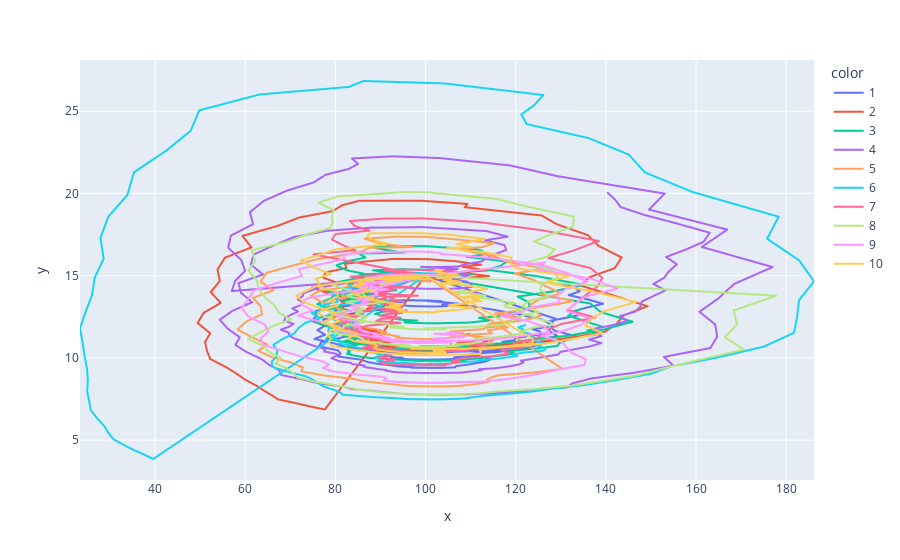

Notebook code cell kept with this figure:
### Code cell
from cadCAD_tools import profile_run

fig = px.line(df.query('dt == 0.1'),
              x=df.prey_population,
              y=df.predator_population,
              color=df.run.astype(str))

fig.show()

### Figure 1 — Plotly figure (JSON) as saved in the notebook; plotly's stock layout.template omitted (floating-point values rounded to 4 significant figures; data arrays with more than 128 entries replaced by an {"elided": "..."} marker saying what was removed)
{"data": [{"hovertemplate": "color=1<br>x=%{x}<br>y=%{y}<extra></extra>", "legendgroup": "1", "line": {"color": "#636efa", "dash": "solid"}, "mode": "lines", "name": "1", "showlegend": true, "type": "scattergl", "x": {"elided": "603 float values"}, "xaxis": "x", "y": {"elided": "603 float values"}, "yaxis": "y"}, {"hovertemplate": "color=2<br>x=%{x}<br>y=%{y}<extra></extra>", "legendgroup": "2", "line": {"color": "#EF553B", "dash": "solid"}, "mode": "lines", "name": "2", "showlegend": true, "type": "scattergl", "x": {"elided": "603 float values"}, "xaxis": "x", "y": {"elided": "603 float values"}, "yaxis": "y"}, {"hovertemplate": "color=3<br>x=%{x}<br>y=%{y}<extra></extra>", "legendgroup": "3", "line": {"color": "#00cc96", "dash": "solid"}, "mode": "lines", "name": "3", "showlegend": true, "type": "scattergl", "x": {"elided": "603 float values"}, "xaxis": "x", "y": {"elided": "603 float values"}, "yaxis": "y"}, {"hovertemplate": "color=4<br>x=%{x}<br>y=%{y}<extra></extra>", "legendgroup": "4", "line": {"color": "#ab63fa", "dash": "solid"}, "mode": "lines", "name": "4", "showlegend": true, "type": "scattergl", "x": {"elided": "603 float values"}, "xaxis": "x", "y": {"elided": "603 float values"}, "yaxis": "y"}, {"hovertemplate": "color=5<br>x=%{x}<br>y=%{y}<extra></extra>", "legendgroup": "5", "line": {"color": "#FFA15A", "dash": "solid"}, "mode": "lines", "name": "5", "showlegend": true, "type": "scattergl", "x": {"elided": "603 float values"}, "xaxis": "x", "y": {"elided": "603 float values"}, "yaxis": "y"}, {"hovertemplate": "color=6<br>x=%{x}<br>y=%{y}<extra></extra>", "legendgroup": "6", "line": {"color": "#19d3f3", "dash": "solid"}, "mode": "lines", "name": "6", "showlegend": true, "type": "scattergl", "x": {"elided": "603 float values"}, "xaxis": "x", "y": {"elided": "603 float values"}, "yaxis": "y"}, {"hovertemplate": "color=7<br>x=%{x}<br>y=%{y}<extra></extra>", "legendgroup": "7", "line": {"color": "#FF6692", "dash": "solid"}, "mode": "lines", "name": "7", "showlegend": true, "type": "scattergl", "x": {"elided": "603 float values"}, "xaxis": "x", "y": {"elided": "603 float values"}, "yaxis": "y"}, {"hovertemplate": "color=8<br>x=%{x}<br>y=%{y}<extra></extra>", "legendgroup": "8", "line": {"color": "#B6E880", "dash": "solid"}, "mode": "lines", "name": "8", "showlegend": true, "type": "scattergl", "x": {"elided": "603 float values"}, "xaxis": "x", "y": {"elided": "603 float values"}, "yaxis": "y"}, {"hovertemplate": "color=9<br>x=%{x}<br>y=%{y}<extra></extra>", "legendgroup": "9", "line": {"color": "#FF97FF", "dash": "solid"}, "mode": "lines", "name": "9", "showlegend": true, "type": "scattergl", "x": {"elided": "603 float values"}, "xaxis": "x", "y": {"elided": "603 float values"}, "yaxis": "y"}, {"hovertemplate": "color=10<br>x=%{x}<br>y=%{y}<extra></extra>", "legendgroup": "10", "line": {"color": "#FECB52", "dash": "solid"}, "mode": "lines", "name": "10", "showlegend": true, "type": "scattergl", "x": {"elided": "603 float values"}, "xaxis": "x", "y": {"elided": "603 float values"}, "yaxis": "y"}], "layout": {"legend": {"title": {"text": "color"}, "tracegroupgap": 0}, "margin": {"t": 60}, "xaxis": {"anchor": "y", "domain": [0, 1], "title": {"text": "x"}}, "yaxis": {"anchor": "x", "domain": [0, 1], "title": {"text": "y"}}}}
